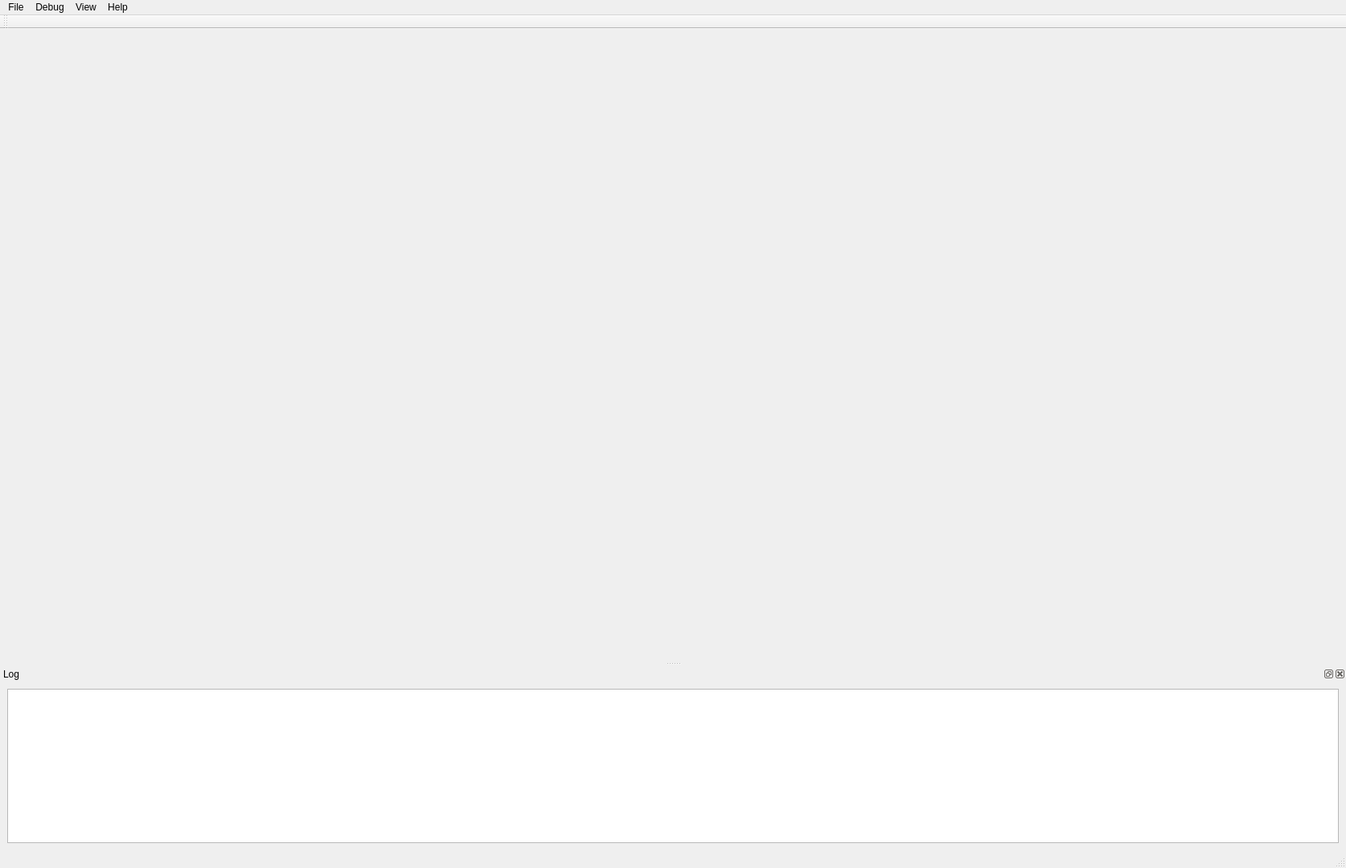
<?xml version="1.0" encoding="UTF-8"?>
<ui version="4.0">
 <class>MainWindow</class>
 <widget class="QMainWindow" name="MainWindow">
  <property name="geometry">
   <rect>
    <x>0</x>
    <y>0</y>
    <width>1674</width>
    <height>1080</height>
   </rect>
  </property>
  <property name="dockNestingEnabled">
   <bool>false</bool>
  </property>
  <property name="dockOptions">
   <set>QMainWindow::AllowTabbedDocks|QMainWindow::AnimatedDocks</set>
  </property>
  <widget class="QWidget" name="centralwidget">
   <layout class="QGridLayout" name="gridLayout">
    <property name="margin">
     <number>0</number>
    </property>
   </layout>
  </widget>
  <widget class="QMenuBar" name="menubar">
   <property name="geometry">
    <rect>
     <x>0</x>
     <y>0</y>
     <width>1674</width>
     <height>20</height>
    </rect>
   </property>
   <widget class="QMenu" name="menuFile">
    <property name="title">
     <string>File</string>
    </property>
    <widget class="QMenu" name="menuRecentlyUsedFiles">
     <property name="title">
      <string>Recently used files</string>
     </property>
     <addaction name="actionRecentFile1"/>
    </widget>
    <addaction name="actionSaveSession"/>
    <addaction name="actionRestoreSession"/>
    <addaction name="menuRecentlyUsedFiles"/>
   </widget>
   <widget class="QMenu" name="menuDebug">
    <property name="title">
     <string>Debug</string>
    </property>
   </widget>
   <widget class="QMenu" name="menuView">
    <property name="title">
     <string>View</string>
    </property>
    <widget class="QMenu" name="menuShow_View">
     <property name="enabled">
      <bool>true</bool>
     </property>
     <property name="title">
      <string>Show View</string>
     </property>
    </widget>
    <addaction name="menuShow_View"/>
    <addaction name="actionRestoreWindowPlacement"/>
   </widget>
   <widget class="QMenu" name="menuHelp">
    <property name="title">
     <string>Help</string>
    </property>
    <widget class="QMenu" name="menuPlugins">
     <property name="title">
      <string>Plugins</string>
     </property>
     <property name="icon">
      <iconset resource="../resources.qrc">
       <normaloff>:/icons/images/plugin.png</normaloff>:/icons/images/plugin.png</iconset>
     </property>
    </widget>
    <addaction name="menuPlugins"/>
    <addaction name="actionSavePlugins"/>
    <addaction name="actionLoadPlugins"/>
   </widget>
   <addaction name="menuFile"/>
   <addaction name="menuDebug"/>
   <addaction name="menuView"/>
   <addaction name="menuHelp"/>
  </widget>
  <widget class="QStatusBar" name="statusbar"/>
  <widget class="QToolBar" name="Main">
   <property name="windowTitle">
    <string>toolBar</string>
   </property>
   <attribute name="toolBarArea">
    <enum>TopToolBarArea</enum>
   </attribute>
   <attribute name="toolBarBreak">
    <bool>false</bool>
   </attribute>
  </widget>
  <widget class="QDockWidget" name="logDockWidget">
   <property name="windowTitle">
    <string>Log</string>
   </property>
   <attribute name="dockWidgetArea">
    <number>8</number>
   </attribute>
   <widget class="QWidget" name="dockWidgetContents">
    <layout class="QGridLayout" name="gridLayout_2">
     <item row="0" column="0">
      <widget class="LogView" name="logView">
       <property name="selectionBehavior">
        <enum>QAbstractItemView::SelectRows</enum>
       </property>
       <property name="verticalScrollMode">
        <enum>QAbstractItemView::ScrollPerPixel</enum>
       </property>
       <property name="horizontalScrollMode">
        <enum>QAbstractItemView::ScrollPerPixel</enum>
       </property>
       <property name="showGrid">
        <bool>false</bool>
       </property>
       <property name="sortingEnabled">
        <bool>true</bool>
       </property>
       <attribute name="verticalHeaderVisible">
        <bool>false</bool>
       </attribute>
      </widget>
     </item>
    </layout>
   </widget>
  </widget>
  <action name="actionRestoreWindowPlacement">
   <property name="text">
    <string>Restore initial window placement</string>
   </property>
  </action>
  <action name="actionRecentFile1">
   <property name="text">
    <string>empty</string>
   </property>
   <property name="visible">
    <bool>false</bool>
   </property>
  </action>
  <action name="actionSaveSession">
   <property name="icon">
    <iconset resource="../resources.qrc">
     <normaloff>:/icons/images/save-as.png</normaloff>:/icons/images/save-as.png</iconset>
   </property>
   <property name="text">
    <string>Save Session ...</string>
   </property>
   <property name="toolTip">
    <string>Save Session information to xml file</string>
   </property>
  </action>
  <action name="actionRestoreSession">
   <property name="icon">
    <iconset resource="../resources.qrc">
     <normaloff>:/icons/images/session-open.png</normaloff>:/icons/images/session-open.png</iconset>
   </property>
   <property name="text">
    <string>Restore Session ...</string>
   </property>
   <property name="toolTip">
    <string>Restore Session information from xml file</string>
   </property>
  </action>
  <action name="actionSavePlugins">
   <property name="text">
    <string>Save plugin configuration</string>
   </property>
  </action>
  <action name="actionLoadPlugins">
   <property name="text">
    <string>Load plugin configuration</string>
   </property>
  </action>
 </widget>
 <customwidgets>
  <customwidget>
   <class>LogView</class>
   <extends>QTableView</extends>
   <header>logview</header>
  </customwidget>
 </customwidgets>
 <resources>
  <include location="../resources.qrc"/>
 </resources>
 <connections/>
</ui>
